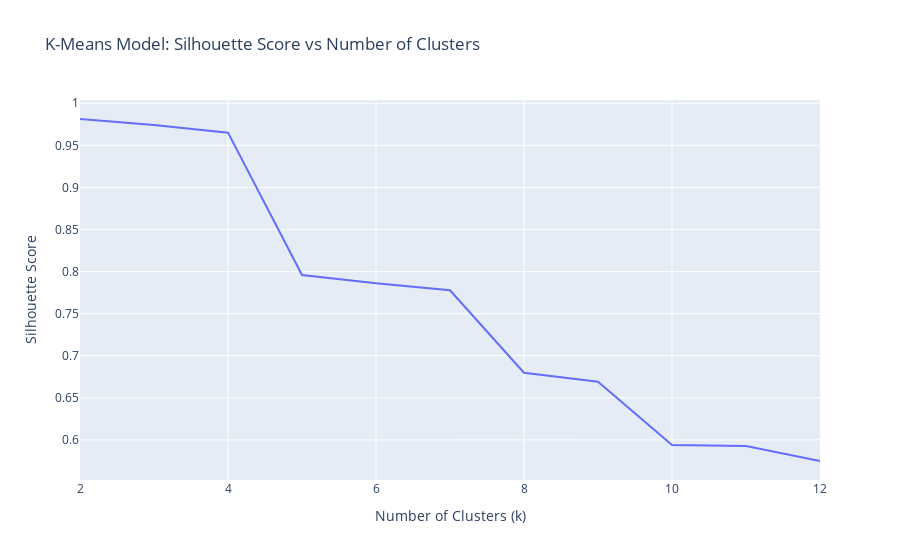

Notebook source saved alongside this figure:
### Markdown cell above
Silhouette score is another key metric for assessing clustering performance. It quantifies how well-separated clusters are, with values ranging from -1 to 1. A higher silhouette score indicates better-defined clusters. By systematically varying the number of clusters and observing the corresponding silhouette scores, we can identify the optimal number of clusters that maximizes cohesion within clusters and separation between them.

### Code cell
# Create a line plot of `silhouette_scores` vs `n_clusters`
fig = px.line(
    x=n_clusters, y=silhouette_scores, title="K-Means Model: Silhouette Score vs Number of Clusters"
)
fig.update_layout(xaxis_title="Number of Clusters (k)", yaxis_title="Silhouette Score")

fig.show()

### Figure 1 — Plotly figure (JSON) as saved in the notebook; plotly's stock layout.template omitted (floating-point values rounded to 4 significant figures)
{"data": [{"hovertemplate": "x=%{x}<br>y=%{y}<extra></extra>", "legendgroup": "", "line": {"color": "#636efa", "dash": "solid"}, "marker": {"symbol": "circle"}, "mode": "lines", "name": "", "orientation": "v", "showlegend": false, "type": "scatter", "x": [2, 3, 4, 5, 6, 7, 8, 9, 10, 11, 12], "xaxis": "x", "y": [0.9813, 0.9743, 0.9651, 0.796, 0.7862, 0.7778, 0.6797, 0.6691, 0.5938, 0.5927, 0.5749], "yaxis": "y"}], "layout": {"legend": {"tracegroupgap": 0}, "title": {"text": "K-Means Model: Silhouette Score vs Number of Clusters"}, "xaxis": {"anchor": "y", "domain": [0, 1], "title": {"text": "Number of Clusters (k)"}}, "yaxis": {"anchor": "x", "domain": [0, 1], "title": {"text": "Silhouette Score"}}}}
